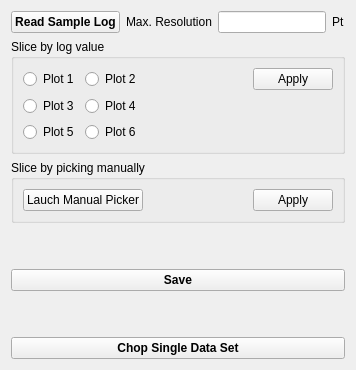
                  <widget class="QWidget" name="tab_7">
                   <attribute name="title">
                    <string>Log Value</string>
                   </attribute>
                   <layout class="QGridLayout" name="gridLayout_4">
                    <item row="0" column="0">
                     <layout class="QGridLayout" name="gridLayout_3">
                      <item row="4" column="0">
                       <spacer name="verticalSpacer_8">
                        <property name="orientation">
                         <enum>Qt::Vertical</enum>
                        </property>
                        <property name="sizeType">
                         <enum>QSizePolicy::Preferred</enum>
                        </property>
                        <property name="sizeHint" stdset="0">
                         <size>
                          <width>20</width>
                          <height>40</height>
                         </size>
                        </property>
                       </spacer>
                      </item>
                      <item row="0" column="0">
                       <layout class="QHBoxLayout" name="horizontalLayout_25">
                        <item>
                         <widget class="QPushButton" name="pushButton_readSampleLogFile">
                          <property name="font">
                           <font>
                            <weight>75</weight>
                            <bold>true</bold>
                           </font>
                          </property>
                          <property name="toolTip">
                           <string>&lt;html&gt;&lt;head/&gt;&lt;body&gt;&lt;p&gt;Tip: Select the run that you want to plot from the left-most data-tree. &lt;/p&gt;&lt;p&gt;&lt;br/&gt;&lt;/p&gt;&lt;p&gt;After loading sample log file (NeXus sample logs), plot the first 6 sample logs in the right graphs&lt;/p&gt;&lt;/body&gt;&lt;/html&gt;</string>
                          </property>
                          <property name="text">
                           <string>Read Sample Log</string>
                          </property>
                         </widget>
                        </item>
                        <item>
                         <widget class="QLabel" name="label_7">
                          <property name="font">
                           <font>
                            <pointsize>9</pointsize>
                           </font>
                          </property>
                          <property name="text">
                           <string>Max. Resolution</string>
                          </property>
                         </widget>
                        </item>
                        <item>
                         <widget class="QLineEdit" name="lineEdit_maxSnapResolution">
                          <property name="font">
                           <font>
                            <pointsize>9</pointsize>
                           </font>
                          </property>
                         </widget>
                        </item>
                        <item>
                         <widget class="QLabel" name="label_18">
                          <property name="font">
                           <font>
                            <pointsize>9</pointsize>
                           </font>
                          </property>
                          <property name="text">
                           <string>Pt</string>
                          </property>
                         </widget>
                        </item>
                       </layout>
                      </item>
                      <item row="2" column="0">
                       <widget class="QGroupBox" name="groupBox_14">
                        <property name="sizePolicy">
                         <sizepolicy hsizetype="Preferred" vsizetype="Preferred">
                          <horstretch>0</horstretch>
                          <verstretch>0</verstretch>
                         </sizepolicy>
                        </property>
                        <property name="toolTip">
                         <string>&lt;html&gt;&lt;head/&gt;&lt;body&gt;&lt;p&gt;Only 1 of the plot can be selected to set up the event filtering. &lt;/p&gt;&lt;p&gt;For example, user can set up both slicing strategy by looking at stress and temperature, which are shown in plot1 and plot2.  Then he decides to use the slicing plan with plot1/stress.  So he select 'plot 1' and continue. &lt;/p&gt;&lt;/body&gt;&lt;/html&gt;</string>
                        </property>
                        <property name="title">
                         <string>Slice by log value</string>
                        </property>
                        <layout class="QGridLayout" name="gridLayout_6">
                         <item row="1" column="1">
                          <widget class="QRadioButton" name="radioButton_plot4">
                           <property name="text">
                            <string>Plot 4</string>
                           </property>
                          </widget>
                         </item>
                         <item row="2" column="0">
                          <widget class="QRadioButton" name="radioButton_plot5">
                           <property name="text">
                            <string>Plot 5</string>
                           </property>
                          </widget>
                         </item>
                         <item row="2" column="1">
                          <widget class="QRadioButton" name="radioButton_plot6">
                           <property name="text">
                            <string>Plot 6</string>
                           </property>
                          </widget>
                         </item>
                         <item row="0" column="0">
                          <widget class="QRadioButton" name="radioButton_plot1">
                           <property name="text">
                            <string>Plot 1</string>
                           </property>
                          </widget>
                         </item>
                         <item row="0" column="1">
                          <widget class="QRadioButton" name="radioButton_plot2">
                           <property name="sizePolicy">
                            <sizepolicy hsizetype="Expanding" vsizetype="Fixed">
                             <horstretch>0</horstretch>
                             <verstretch>0</verstretch>
                            </sizepolicy>
                           </property>
                           <property name="text">
                            <string>Plot 2</string>
                           </property>
                          </widget>
                         </item>
                         <item row="1" column="0">
                          <widget class="QRadioButton" name="radioButton_plot3">
                           <property name="text">
                            <string>Plot 3</string>
                           </property>
                          </widget>
                         </item>
                         <item row="0" column="2">
                          <widget class="QPushButton" name="pushButton_applyLog">
                           <property name="sizePolicy">
                            <sizepolicy hsizetype="Fixed" vsizetype="Fixed">
                             <horstretch>0</horstretch>
                             <verstretch>0</verstretch>
                            </sizepolicy>
                           </property>
                           <property name="minimumSize">
                            <size>
                             <width>80</width>
                             <height>0</height>
                            </size>
                           </property>
                           <property name="text">
                            <string>Apply</string>
                           </property>
                          </widget>
                         </item>
                        </layout>
                       </widget>
                      </item>
                      <item row="5" column="0">
                       <widget class="QPushButton" name="pushButton_saveSlicer">
                        <property name="font">
                         <font>
                          <weight>75</weight>
                          <bold>true</bold>
                         </font>
                        </property>
                        <property name="toolTip">
                         <string>&lt;html&gt;&lt;head/&gt;&lt;body&gt;&lt;p&gt;Save:&lt;/p&gt;&lt;p&gt;1. update to table in tab 'Load';&lt;/p&gt;&lt;p&gt;2. save to a file specified by user;&lt;/p&gt;&lt;/body&gt;&lt;/html&gt;</string>
                        </property>
                        <property name="text">
                         <string>Save</string>
                        </property>
                       </widget>
                      </item>
                      <item row="3" column="0">
                       <widget class="QGroupBox" name="groupBox_8">
                        <property name="title">
                         <string>Slice by picking manually</string>
                        </property>
                        <layout class="QGridLayout" name="gridLayout_18">
                         <item row="0" column="0">
                          <widget class="QPushButton" name="pushButton_manualPicker">
                           <property name="toolTip">
                            <string>&lt;html&gt;&lt;head/&gt;&lt;body&gt;&lt;p&gt;Pop up 'Log Picker'&lt;/p&gt;&lt;/body&gt;&lt;/html&gt;</string>
                           </property>
                           <property name="text">
                            <string>Lauch Manual Picker</string>
                           </property>
                          </widget>
                         </item>
                         <item row="0" column="2">
                          <widget class="QPushButton" name="pushButton_applyManual">
                           <property name="sizePolicy">
                            <sizepolicy hsizetype="Fixed" vsizetype="Fixed">
                             <horstretch>0</horstretch>
                             <verstretch>0</verstretch>
                            </sizepolicy>
                           </property>
                           <property name="minimumSize">
                            <size>
                             <width>80</width>
                             <height>0</height>
                            </size>
                           </property>
                           <property name="toolTip">
                            <string>&lt;html&gt;&lt;head/&gt;&lt;body&gt;&lt;p&gt;Indicate the boundary of each segment of all 6 snap views.&lt;/p&gt;&lt;p&gt;&lt;br/&gt;&lt;/p&gt;&lt;p&gt;Developer:&lt;/p&gt;&lt;p&gt;1. Identify the active picker (time, simple log value, or manual);&lt;/p&gt;&lt;p&gt;2. If the active one is time, then do nothing;&lt;/p&gt;&lt;p&gt;3. Apply the slicer boundaries to each snap view;&lt;/p&gt;&lt;/body&gt;&lt;/html&gt;</string>
                           </property>
                           <property name="text">
                            <string>Apply</string>
                           </property>
                          </widget>
                         </item>
                         <item row="0" column="1">
                          <spacer name="horizontalSpacer_11">
                           <property name="orientation">
                            <enum>Qt::Horizontal</enum>
                           </property>
                           <property name="sizeHint" stdset="0">
                            <size>
                             <width>40</width>
                             <height>20</height>
                            </size>
                           </property>
                          </spacer>
                         </item>
                        </layout>
                       </widget>
                      </item>
                      <item row="7" column="0">
                       <spacer name="verticalSpacer_7">
                        <property name="orientation">
                         <enum>Qt::Vertical</enum>
                        </property>
                        <property name="sizeHint" stdset="0">
                         <size>
                          <width>20</width>
                          <height>40</height>
                         </size>
                        </property>
                       </spacer>
                      </item>
                      <item row="8" column="0">
                       <widget class="QPushButton" name="pushButton_chopDataSingleSet">
                        <property name="font">
                         <font>
                          <weight>75</weight>
                          <bold>true</bold>
                         </font>
                        </property>
                        <property name="toolTip">
                         <string>&lt;html&gt;&lt;head/&gt;&lt;body&gt;&lt;p&gt;&lt;span style=&quot; font-weight:400;&quot;&gt;Chop one event data file according to the slicing strategy specified in tab 'Log Value'&lt;/span&gt;&lt;/p&gt;&lt;/body&gt;&lt;/html&gt;</string>
                        </property>
                        <property name="text">
                         <string>Chop Single Data Set</string>
                        </property>
                       </widget>
                      </item>
                     </layout>
                    </item>
                   </layout>
                  </widget>
